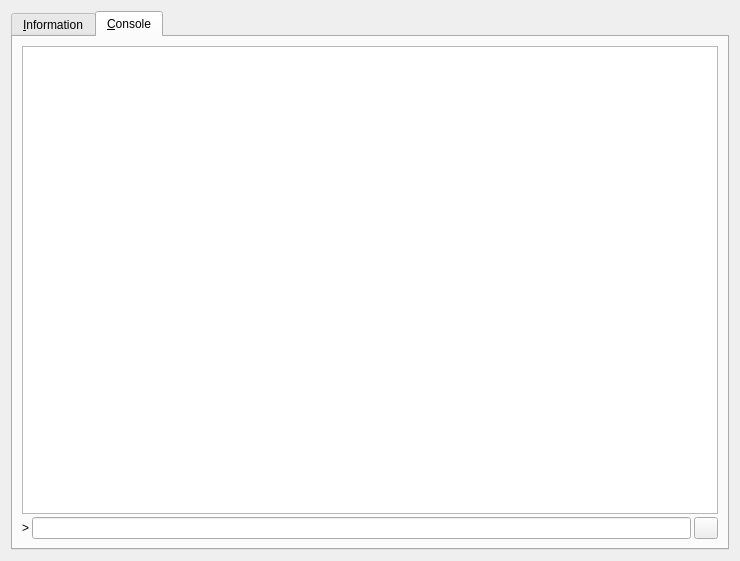
<?xml version="1.0" encoding="UTF-8"?>
<ui version="4.0">
 <class>RPCConsole</class>
 <widget class="QDialog" name="RPCConsole">
  <property name="geometry">
   <rect>
    <x>0</x>
    <y>0</y>
    <width>740</width>
    <height>561</height>
   </rect>
  </property>
  <property name="windowTitle">
   <string>LightBurden - Debug window</string>
  </property>
  <property name="styleSheet">
   <string notr="true"/>
  </property>
  <layout class="QVBoxLayout" name="verticalLayout_2">
   <item>
    <widget class="QTabWidget" name="tabWidget">
     <property name="styleSheet">
      <string notr="true"/>
     </property>
     <property name="currentIndex">
      <number>1</number>
     </property>
     <widget class="QWidget" name="tab_info">
      <attribute name="title">
       <string>&amp;Information</string>
      </attribute>
      <layout class="QGridLayout" name="gridLayout_2">
       <item row="0" column="0">
        <widget class="QLabel" name="label_9">
         <property name="font">
          <font>
           <family>Century Gothic</family>
           <pointsize>12</pointsize>
           <weight>9</weight>
           <italic>false</italic>
           <bold>false</bold>
          </font>
         </property>
         <property name="text">
          <string>LightBurden Core</string>
         </property>
        </widget>
       </item>
       <item row="1" column="0">
        <widget class="QLabel" name="label_5">
         <property name="styleSheet">
          <string notr="true"/>
         </property>
         <property name="text">
          <string>Client name</string>
         </property>
        </widget>
       </item>
       <item row="1" column="2">
        <widget class="QLabel" name="clientName">
         <property name="cursor">
          <cursorShape>IBeamCursor</cursorShape>
         </property>
         <property name="styleSheet">
          <string notr="true"/>
         </property>
         <property name="text">
          <string>N/A</string>
         </property>
         <property name="textFormat">
          <enum>Qt::PlainText</enum>
         </property>
         <property name="textInteractionFlags">
          <set>Qt::LinksAccessibleByMouse|Qt::TextSelectableByKeyboard|Qt::TextSelectableByMouse</set>
         </property>
        </widget>
       </item>
       <item row="2" column="0">
        <widget class="QLabel" name="label_6">
         <property name="styleSheet">
          <string notr="true"/>
         </property>
         <property name="text">
          <string>Client version</string>
         </property>
        </widget>
       </item>
       <item row="2" column="2">
        <widget class="QLabel" name="clientVersion">
         <property name="cursor">
          <cursorShape>IBeamCursor</cursorShape>
         </property>
         <property name="styleSheet">
          <string notr="true"/>
         </property>
         <property name="text">
          <string>N/A</string>
         </property>
         <property name="textFormat">
          <enum>Qt::PlainText</enum>
         </property>
         <property name="textInteractionFlags">
          <set>Qt::LinksAccessibleByMouse|Qt::TextSelectableByKeyboard|Qt::TextSelectableByMouse</set>
         </property>
        </widget>
       </item>
       <item row="3" column="0" colspan="2">
        <widget class="QLabel" name="label_14">
         <property name="styleSheet">
          <string notr="true"/>
         </property>
         <property name="text">
          <string>Using OpenSSL version</string>
         </property>
         <property name="indent">
          <number>10</number>
         </property>
        </widget>
       </item>
       <item row="3" column="2">
        <widget class="QLabel" name="openSSLVersion">
         <property name="cursor">
          <cursorShape>IBeamCursor</cursorShape>
         </property>
         <property name="styleSheet">
          <string notr="true"/>
         </property>
         <property name="text">
          <string>N/A</string>
         </property>
         <property name="textFormat">
          <enum>Qt::PlainText</enum>
         </property>
         <property name="textInteractionFlags">
          <set>Qt::LinksAccessibleByMouse|Qt::TextSelectableByKeyboard|Qt::TextSelectableByMouse</set>
         </property>
        </widget>
       </item>
       <item row="4" column="0">
        <widget class="QLabel" name="label_12">
         <property name="styleSheet">
          <string notr="true"/>
         </property>
         <property name="text">
          <string>Build date</string>
         </property>
        </widget>
       </item>
       <item row="4" column="2">
        <widget class="QLabel" name="buildDate">
         <property name="cursor">
          <cursorShape>IBeamCursor</cursorShape>
         </property>
         <property name="styleSheet">
          <string notr="true"/>
         </property>
         <property name="text">
          <string>N/A</string>
         </property>
         <property name="textFormat">
          <enum>Qt::PlainText</enum>
         </property>
         <property name="textInteractionFlags">
          <set>Qt::LinksAccessibleByMouse|Qt::TextSelectableByKeyboard|Qt::TextSelectableByMouse</set>
         </property>
        </widget>
       </item>
       <item row="5" column="0">
        <widget class="QLabel" name="label_13">
         <property name="styleSheet">
          <string notr="true"/>
         </property>
         <property name="text">
          <string>Startup time</string>
         </property>
        </widget>
       </item>
       <item row="5" column="2">
        <widget class="QLabel" name="startupTime">
         <property name="cursor">
          <cursorShape>IBeamCursor</cursorShape>
         </property>
         <property name="styleSheet">
          <string notr="true"/>
         </property>
         <property name="text">
          <string>N/A</string>
         </property>
         <property name="textFormat">
          <enum>Qt::PlainText</enum>
         </property>
         <property name="textInteractionFlags">
          <set>Qt::LinksAccessibleByMouse|Qt::TextSelectableByKeyboard|Qt::TextSelectableByMouse</set>
         </property>
        </widget>
       </item>
       <item row="6" column="0">
        <widget class="QLabel" name="label_11">
         <property name="font">
          <font>
           <family>Century Gothic</family>
           <pointsize>10</pointsize>
           <weight>50</weight>
           <italic>false</italic>
           <bold>false</bold>
          </font>
         </property>
         <property name="styleSheet">
          <string notr="true"/>
         </property>
         <property name="text">
          <string>Network</string>
         </property>
        </widget>
       </item>
       <item row="7" column="0">
        <widget class="QLabel" name="label_7">
         <property name="styleSheet">
          <string notr="true"/>
         </property>
         <property name="text">
          <string>Number of connections</string>
         </property>
        </widget>
       </item>
       <item row="7" column="2">
        <widget class="QLabel" name="numberOfConnections">
         <property name="cursor">
          <cursorShape>IBeamCursor</cursorShape>
         </property>
         <property name="styleSheet">
          <string notr="true"/>
         </property>
         <property name="text">
          <string>N/A</string>
         </property>
         <property name="textFormat">
          <enum>Qt::PlainText</enum>
         </property>
         <property name="textInteractionFlags">
          <set>Qt::LinksAccessibleByMouse|Qt::TextSelectableByKeyboard|Qt::TextSelectableByMouse</set>
         </property>
        </widget>
       </item>
       <item row="8" column="0">
        <widget class="QLabel" name="label_8">
         <property name="styleSheet">
          <string notr="true"/>
         </property>
         <property name="text">
          <string>On testnet</string>
         </property>
        </widget>
       </item>
       <item row="8" column="2">
        <widget class="QCheckBox" name="isTestNet">
         <property name="enabled">
          <bool>false</bool>
         </property>
         <property name="styleSheet">
          <string notr="true"/>
         </property>
         <property name="text">
          <string/>
         </property>
        </widget>
       </item>
       <item row="9" column="0">
        <widget class="QLabel" name="label_10">
         <property name="font">
          <font>
           <family>Century Gothic</family>
           <pointsize>10</pointsize>
           <weight>50</weight>
           <italic>false</italic>
           <bold>false</bold>
          </font>
         </property>
         <property name="styleSheet">
          <string notr="true"/>
         </property>
         <property name="text">
          <string>Block chain</string>
         </property>
        </widget>
       </item>
       <item row="10" column="0" colspan="2">
        <widget class="QLabel" name="label_3">
         <property name="styleSheet">
          <string notr="true"/>
         </property>
         <property name="text">
          <string>Current number of blocks</string>
         </property>
        </widget>
       </item>
       <item row="10" column="2">
        <widget class="QLabel" name="numberOfBlocks">
         <property name="cursor">
          <cursorShape>IBeamCursor</cursorShape>
         </property>
         <property name="styleSheet">
          <string notr="true">font: 75 8pt &quot;Century Gothic&quot;;</string>
         </property>
         <property name="text">
          <string>N/A</string>
         </property>
         <property name="textFormat">
          <enum>Qt::PlainText</enum>
         </property>
         <property name="textInteractionFlags">
          <set>Qt::LinksAccessibleByMouse|Qt::TextSelectableByKeyboard|Qt::TextSelectableByMouse</set>
         </property>
        </widget>
       </item>
       <item row="11" column="0">
        <widget class="QLabel" name="label_4">
         <property name="styleSheet">
          <string notr="true"/>
         </property>
         <property name="text">
          <string>Estimated total blocks</string>
         </property>
        </widget>
       </item>
       <item row="11" column="2">
        <widget class="QLabel" name="totalBlocks">
         <property name="cursor">
          <cursorShape>IBeamCursor</cursorShape>
         </property>
         <property name="styleSheet">
          <string notr="true"/>
         </property>
         <property name="text">
          <string>N/A</string>
         </property>
         <property name="textFormat">
          <enum>Qt::PlainText</enum>
         </property>
         <property name="textInteractionFlags">
          <set>Qt::LinksAccessibleByMouse|Qt::TextSelectableByKeyboard|Qt::TextSelectableByMouse</set>
         </property>
        </widget>
       </item>
       <item row="12" column="0">
        <widget class="QLabel" name="label_2">
         <property name="styleSheet">
          <string notr="true"/>
         </property>
         <property name="text">
          <string>Last block time</string>
         </property>
        </widget>
       </item>
       <item row="12" column="2">
        <widget class="QLabel" name="lastBlockTime">
         <property name="cursor">
          <cursorShape>IBeamCursor</cursorShape>
         </property>
         <property name="styleSheet">
          <string notr="true"/>
         </property>
         <property name="text">
          <string>N/A</string>
         </property>
         <property name="textFormat">
          <enum>Qt::PlainText</enum>
         </property>
         <property name="textInteractionFlags">
          <set>Qt::LinksAccessibleByMouse|Qt::TextSelectableByKeyboard|Qt::TextSelectableByMouse</set>
         </property>
        </widget>
       </item>
       <item row="13" column="0">
        <widget class="QLabel" name="labelDebugLogfile">
         <property name="font">
          <font>
           <family>Century Gothic</family>
           <pointsize>10</pointsize>
           <weight>50</weight>
           <italic>false</italic>
           <bold>false</bold>
          </font>
         </property>
         <property name="styleSheet">
          <string notr="true"/>
         </property>
         <property name="text">
          <string>Open Files:</string>
         </property>
        </widget>
       </item>
       <item row="13" column="1">
        <spacer name="verticalSpacer_2">
         <property name="orientation">
          <enum>Qt::Vertical</enum>
         </property>
         <property name="sizeHint" stdset="0">
          <size>
           <width>17</width>
           <height>14</height>
          </size>
         </property>
        </spacer>
       </item>
       <item row="14" column="0" colspan="2">
        <layout class="QGridLayout" name="gridLayout">
         <item row="0" column="0">
          <widget class="QPushButton" name="openDebugLogfileButton">
           <property name="enabled">
            <bool>true</bool>
           </property>
           <property name="toolTip">
            <string>Open the LightBurden debug log file from the current data directory. This can take a few seconds for large log files.</string>
           </property>
           <property name="text">
            <string>Debug.log</string>
           </property>
           <property name="autoDefault">
            <bool>false</bool>
           </property>
          </widget>
         </item>
         <item row="0" column="1">
          <widget class="QPushButton" name="openConfigurationfileButton">
           <property name="toolTip">
            <string>Open the LightBurden configuration file from the current data directory.</string>
           </property>
           <property name="text">
            <string>LightBurden.conf File</string>
           </property>
           <property name="autoDefault">
            <bool>false</bool>
           </property>
          </widget>
         </item>
        </layout>
       </item>
       <item row="15" column="0">
        <widget class="QLabel" name="labelCLOptions">
         <property name="font">
          <font>
           <family>Century Gothic</family>
           <pointsize>10</pointsize>
           <weight>50</weight>
           <italic>false</italic>
           <bold>false</bold>
          </font>
         </property>
         <property name="styleSheet">
          <string notr="true"/>
         </property>
         <property name="text">
          <string>Command-line options</string>
         </property>
        </widget>
       </item>
       <item row="16" column="0">
        <widget class="QPushButton" name="showCLOptionsButton">
         <property name="toolTip">
          <string>Show the LightBurden-Qt help message to get a list with possible LightBurden command-line options.</string>
         </property>
         <property name="styleSheet">
          <string notr="true"/>
         </property>
         <property name="text">
          <string>&amp;Show</string>
         </property>
         <property name="autoDefault">
          <bool>false</bool>
         </property>
        </widget>
       </item>
       <item row="16" column="1">
        <spacer name="verticalSpacer">
         <property name="orientation">
          <enum>Qt::Vertical</enum>
         </property>
         <property name="sizeHint" stdset="0">
          <size>
           <width>17</width>
           <height>34</height>
          </size>
         </property>
        </spacer>
       </item>
      </layout>
     </widget>
     <widget class="QWidget" name="tab_console">
      <attribute name="title">
       <string>&amp;Console</string>
      </attribute>
      <layout class="QVBoxLayout" name="verticalLayout_3">
       <property name="spacing">
        <number>3</number>
       </property>
       <item>
        <widget class="QTextEdit" name="messagesWidget">
         <property name="minimumSize">
          <size>
           <width>0</width>
           <height>100</height>
          </size>
         </property>
         <property name="styleSheet">
          <string notr="true">color: white;</string>
         </property>
         <property name="readOnly">
          <bool>true</bool>
         </property>
         <property name="html">
          <string>&lt;!DOCTYPE HTML PUBLIC &quot;-//W3C//DTD HTML 4.0//EN&quot; &quot;http://www.w3.org/TR/REC-html40/strict.dtd&quot;&gt;
&lt;html&gt;&lt;head&gt;&lt;meta name=&quot;qrichtext&quot; content=&quot;1&quot; /&gt;&lt;style type=&quot;text/css&quot;&gt;
p, li { white-space: pre-wrap; }
&lt;/style&gt;&lt;/head&gt;&lt;body style=&quot; font-family:'MS Shell Dlg 2'; font-size:8.25pt; font-weight:400; font-style:normal;&quot;&gt;
&lt;p style=&quot;-qt-paragraph-type:empty; margin-top:0px; margin-bottom:0px; margin-left:0px; margin-right:0px; -qt-block-indent:0; text-indent:0px;&quot;&gt;&lt;br /&gt;&lt;/p&gt;&lt;/body&gt;&lt;/html&gt;</string>
         </property>
         <property name="tabKeyNavigation" stdset="0">
          <bool>false</bool>
         </property>
         <property name="columnCount" stdset="0">
          <number>2</number>
         </property>
        </widget>
       </item>
       <item>
        <layout class="QHBoxLayout" name="horizontalLayout">
         <property name="spacing">
          <number>3</number>
         </property>
         <item>
          <widget class="QLabel" name="label">
           <property name="text">
            <string notr="true">&gt;</string>
           </property>
          </widget>
         </item>
         <item>
          <widget class="QLineEdit" name="lineEdit">
           <property name="styleSheet">
            <string notr="true"/>
           </property>
          </widget>
         </item>
         <item>
          <widget class="QPushButton" name="clearButton">
           <property name="maximumSize">
            <size>
             <width>24</width>
             <height>24</height>
            </size>
           </property>
           <property name="toolTip">
            <string>Clear console</string>
           </property>
           <property name="text">
            <string/>
           </property>
           <property name="icon">
            <iconset resource="../bitcoin.qrc">
             <normaloff>:/icons/remove</normaloff>:/icons/remove</iconset>
           </property>
           <property name="shortcut">
            <string notr="true">Ctrl+L</string>
           </property>
           <property name="autoDefault">
            <bool>false</bool>
           </property>
          </widget>
         </item>
        </layout>
       </item>
      </layout>
     </widget>
    </widget>
   </item>
  </layout>
 </widget>
 <resources>
  <include location="../bitcoin.qrc"/>
 </resources>
 <connections/>
</ui>
